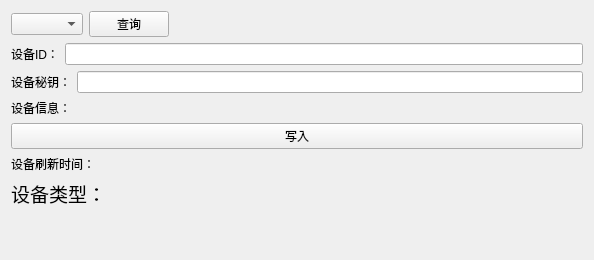
<?xml version="1.0" encoding="UTF-8"?>
<ui version="4.0">
 <class>MainWindow</class>
 <widget class="QMainWindow" name="MainWindow">
  <property name="geometry">
   <rect>
    <x>0</x>
    <y>0</y>
    <width>594</width>
    <height>260</height>
   </rect>
  </property>
  <property name="windowTitle">
   <string>MainWindow</string>
  </property>
  <widget class="QWidget" name="centralWidget">
   <layout class="QGridLayout" name="gridLayout">
    <item row="0" column="0">
     <layout class="QHBoxLayout" name="horizontalLayout">
      <item>
       <widget class="QComboBox" name="comboBox"/>
      </item>
      <item>
       <widget class="QPushButton" name="rdButton">
        <property name="text">
         <string>查询</string>
        </property>
       </widget>
      </item>
      <item>
       <spacer name="horizontalSpacer">
        <property name="orientation">
         <enum>Qt::Horizontal</enum>
        </property>
        <property name="sizeHint" stdset="0">
         <size>
          <width>418</width>
          <height>20</height>
         </size>
        </property>
       </spacer>
      </item>
     </layout>
    </item>
    <item row="1" column="0">
     <layout class="QVBoxLayout" name="verticalLayout">
      <item>
       <layout class="QHBoxLayout" name="horizontalLayout_2">
        <item>
         <widget class="QLabel" name="label">
          <property name="text">
           <string>设备ID：</string>
          </property>
          <property name="buddy">
           <cstring>deviceidlineEdit</cstring>
          </property>
         </widget>
        </item>
        <item>
         <widget class="QLineEdit" name="deviceidlineEdit">
          <property name="maxLength">
           <number>56</number>
          </property>
         </widget>
        </item>
       </layout>
      </item>
      <item>
       <layout class="QHBoxLayout" name="horizontalLayout_3">
        <item>
         <widget class="QLabel" name="label_2">
          <property name="text">
           <string>设备秘钥：</string>
          </property>
          <property name="buddy">
           <cstring>keylineEdit</cstring>
          </property>
         </widget>
        </item>
        <item>
         <widget class="QLineEdit" name="keylineEdit">
          <property name="maxLength">
           <number>16</number>
          </property>
         </widget>
        </item>
       </layout>
      </item>
      <item>
       <widget class="QLabel" name="label_5">
        <property name="text">
         <string>设备信息：</string>
        </property>
       </widget>
      </item>
     </layout>
    </item>
    <item row="2" column="0">
     <widget class="QPushButton" name="wrButton">
      <property name="text">
       <string>写入</string>
      </property>
     </widget>
    </item>
    <item row="3" column="0">
     <widget class="QLabel" name="label_3">
      <property name="text">
       <string>设备刷新时间：</string>
      </property>
     </widget>
    </item>
    <item row="4" column="0">
     <widget class="QLabel" name="label_4">
      <property name="font">
       <font>
        <pointsize>14</pointsize>
       </font>
      </property>
      <property name="text">
       <string>设备类型：</string>
      </property>
     </widget>
    </item>
    <item row="5" column="0">
     <spacer name="verticalSpacer">
      <property name="orientation">
       <enum>Qt::Vertical</enum>
      </property>
      <property name="sizeHint" stdset="0">
       <size>
        <width>20</width>
        <height>40</height>
       </size>
      </property>
     </spacer>
    </item>
   </layout>
  </widget>
  <widget class="QMenuBar" name="menuBar">
   <property name="geometry">
    <rect>
     <x>0</x>
     <y>0</y>
     <width>594</width>
     <height>23</height>
    </rect>
   </property>
  </widget>
 </widget>
 <layoutdefault spacing="6" margin="11"/>
 <resources/>
 <connections/>
</ui>
